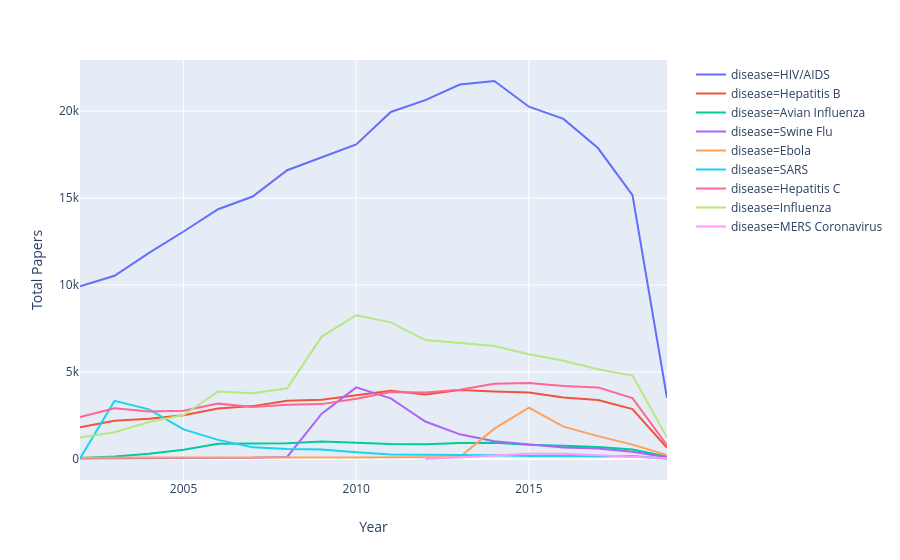

Here is the notebook cell this chart was saved with:
### Code cell
import plotly.express as px

fig = px.line(mag_papers_year[mag_papers_year["Year"]>2001].to_dataframe(), x="Year", y="Total Papers",color="disease")
fig.show()

### Figure 1 — Plotly figure (JSON) as saved in the notebook; plotly's stock layout.template omitted (floating-point values rounded to 4 significant figures)
{"data": [{"hoverlabel": {"namelength": 0}, "hovertemplate": "disease=HIV/AIDS<br>Year=%{x}<br>Total Papers=%{y}", "legendgroup": "disease=HIV/AIDS", "line": {"color": "#636efa", "dash": "solid"}, "mode": "lines", "name": "disease=HIV/AIDS", "showlegend": true, "type": "scatter", "x": [2002, 2003, 2004, 2005, 2006, 2007, 2008, 2009, 2010, 2011, 2012, 2013, 2014, 2015, 2016, 2017, 2018, 2019], "xaxis": "x", "y": [9925, 10536, 11852, 13080, 14360, 15092, 16603, 17335, 18083, 19951, 20635, 21531, 21732, 20253, 19554, 17877, 15171, 3507], "yaxis": "y"}, {"hoverlabel": {"namelength": 0}, "hovertemplate": "disease=Hepatitis B<br>Year=%{x}<br>Total Papers=%{y}", "legendgroup": "disease=Hepatitis B", "line": {"color": "#EF553B", "dash": "solid"}, "mode": "lines", "name": "disease=Hepatitis B", "showlegend": true, "type": "scatter", "x": [2002, 2003, 2004, 2005, 2006, 2007, 2008, 2009, 2010, 2011, 2012, 2013, 2014, 2015, 2016, 2017, 2018, 2019], "xaxis": "x", "y": [1825, 2199, 2317, 2511, 2898, 3041, 3354, 3401, 3668, 3924, 3703, 3967, 3886, 3818, 3537, 3391, 2872, 650], "yaxis": "y"}, {"hoverlabel": {"namelength": 0}, "hovertemplate": "disease=Avian Influenza<br>Year=%{x}<br>Total Papers=%{y}", "legendgroup": "disease=Avian Influenza", "line": {"color": "#00cc96", "dash": "solid"}, "mode": "lines", "name": "disease=Avian Influenza", "showlegend": true, "type": "scatter", "x": [2002, 2003, 2004, 2005, 2006, 2007, 2008, 2009, 2010, 2011, 2012, 2013, 2014, 2015, 2016, 2017, 2018, 2019], "xaxis": "x", "y": [59, 141, 309, 531, 878, 912, 911, 1006, 936, 868, 843, 918, 942, 814, 766, 685, 547, 136], "yaxis": "y"}, {"hoverlabel": {"namelength": 0}, "hovertemplate": "disease=Swine Flu<br>Year=%{x}<br>Total Papers=%{y}", "legendgroup": "disease=Swine Flu", "line": {"color": "#ab63fa", "dash": "solid"}, "mode": "lines", "name": "disease=Swine Flu", "showlegend": true, "type": "scatter", "x": [2002, 2003, 2004, 2005, 2006, 2007, 2008, 2009, 2010, 2011, 2012, 2013, 2014, 2015, 2016, 2017, 2018, 2019], "xaxis": "x", "y": [36, 42, 38, 37, 58, 67, 119, 2604, 4117, 3490, 2158, 1420, 1027, 867, 669, 598, 415, 100], "yaxis": "y"}, {"hoverlabel": {"namelength": 0}, "hovertemplate": "disease=Ebola<br>Year=%{x}<br>Total Papers=%{y}", "legendgroup": "disease=Ebola", "line": {"color": "#FFA15A", "dash": "solid"}, "mode": "lines", "name": "disease=Ebola", "showlegend": true, "type": "scatter", "x": [2002, 2003, 2004, 2005, 2006, 2007, 2008, 2009, 2010, 2011, 2012, 2013, 2014, 2015, 2016, 2017, 2018, 2019], "xaxis": "x", "y": [79, 102, 85, 87, 77, 84, 59, 83, 93, 104, 105, 120, 1745, 2950, 1860, 1316, 828, 225], "yaxis": "y"}, {"hoverlabel": {"namelength": 0}, "hovertemplate": "disease=SARS<br>Year=%{x}<br>Total Papers=%{y}", "legendgroup": "disease=SARS", "line": {"color": "#19d3f3", "dash": "solid"}, "mode": "lines", "name": "disease=SARS", "showlegend": true, "type": "scatter", "x": [2002, 2003, 2004, 2005, 2006, 2007, 2008, 2009, 2010, 2011, 2012, 2013, 2014, 2015, 2016, 2017, 2018, 2019], "xaxis": "x", "y": [33, 3342, 2855, 1703, 1099, 670, 577, 544, 391, 260, 242, 244, 220, 172, 191, 149, 173, 22], "yaxis": "y"}, {"hoverlabel": {"namelength": 0}, "hovertemplate": "disease=Hepatitis C<br>Year=%{x}<br>Total Papers=%{y}", "legendgroup": "disease=Hepatitis C", "line": {"color": "#FF6692", "dash": "solid"}, "mode": "lines", "name": "disease=Hepatitis C", "showlegend": true, "type": "scatter", "x": [2002, 2003, 2004, 2005, 2006, 2007, 2008, 2009, 2010, 2011, 2012, 2013, 2014, 2015, 2016, 2017, 2018, 2019], "xaxis": "x", "y": [2415, 2918, 2737, 2780, 3184, 2986, 3124, 3156, 3471, 3849, 3824, 3987, 4330, 4373, 4197, 4117, 3499, 798], "yaxis": "y"}, {"hoverlabel": {"namelength": 0}, "hovertemplate": "disease=Influenza<br>Year=%{x}<br>Total Papers=%{y}", "legendgroup": "disease=Influenza", "line": {"color": "#B6E880", "dash": "solid"}, "mode": "lines", "name": "disease=Influenza", "showlegend": true, "type": "scatter", "x": [2002, 2003, 2004, 2005, 2006, 2007, 2008, 2009, 2010, 2011, 2012, 2013, 2014, 2015, 2016, 2017, 2018, 2019], "xaxis": "x", "y": [1231, 1544, 2131, 2528, 3883, 3776, 4063, 7039, 8267, 7856, 6837, 6690, 6502, 6024, 5652, 5157, 4798, 1235], "yaxis": "y"}, {"hoverlabel": {"namelength": 0}, "hovertemplate": "disease=MERS Coronavirus<br>Year=%{x}<br>Total Papers=%{y}", "legendgroup": "disease=MERS Coronavirus", "line": {"color": "#FF97FF", "dash": "solid"}, "mode": "lines", "name": "disease=MERS Coronavirus", "showlegend": true, "type": "scatter", "x": [2012, 2013, 2014, 2015, 2016, 2017, 2018, 2019], "xaxis": "x", "y": [1, 112, 198, 298, 296, 226, 145, 43], "yaxis": "y"}], "layout": {"autosize": true, "hovermode": "x", "legend": {"tracegroupgap": 0}, "margin": {"t": 60}, "xaxis": {"anchor": "y", "autorange": true, "domain": [0, 0.98], "range": [2002, 2019], "showspikes": false, "title": {"text": "Year"}, "type": "linear"}, "yaxis": {"anchor": "x", "autorange": true, "domain": [0, 1], "range": [-1206.0, 22940.0], "showspikes": false, "title": {"text": "Total Papers"}, "type": "linear"}}}
